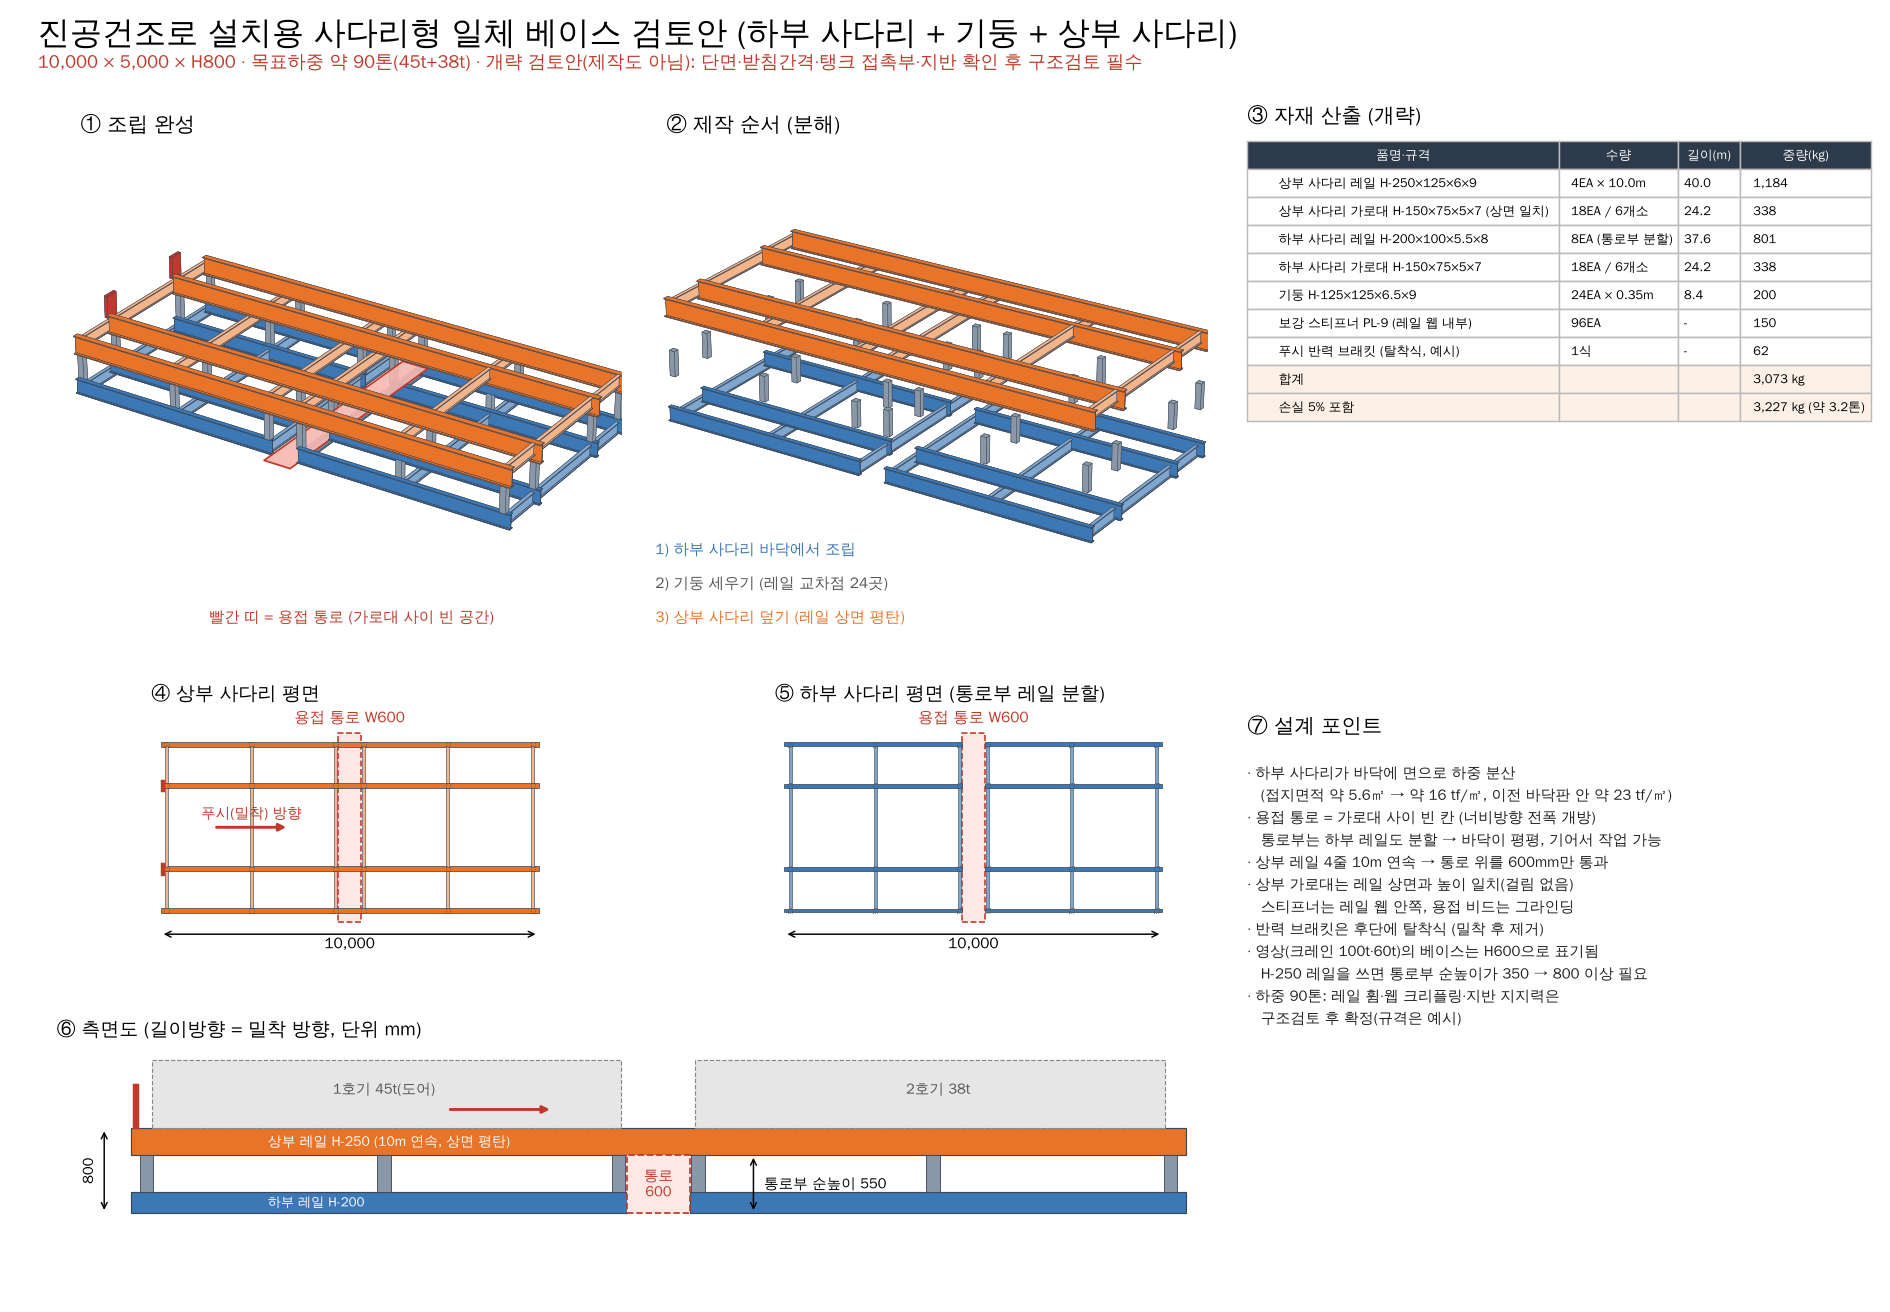

Here is the Python script that generated this plot:
import matplotlib
matplotlib.use("Agg")
import matplotlib.pyplot as plt
from matplotlib import font_manager as fm
from matplotlib.patches import Rectangle
from mpl_toolkits.mplot3d.art3d import Poly3DCollection

for f in fm.findSystemFonts():
    if "wqy" in f.lower():
        fm.fontManager.addfont(f)
plt.rcParams["font.family"] = "WenQuanYi Zen Hei"
plt.rcParams["axes.unicode_minus"] = False

# ---------------- geometry (mm) ----------------
L, W, H = 10000, 5000, 800
RAIL_Y = [300, 1400, 3600, 4700]
LANE = (4700, 5300)                         # weld lane across the width (gap between two rungs)
STA = [150, 2400, 4625, 5375, 7600, 9850]   # rung / column stations (none inside the lane)

TOP_D, TOP_B, TOP_TW, TOP_TF = 250, 125, 6, 9      # top rails  H-250x125x6x9
BOT_D, BOT_B, BOT_TW, BOT_TF = 200, 100, 5.5, 8    # bottom rails H-200x100x5.5x8
RUNG_D, RUNG_B, RUNG_TW, RUNG_TF = 150, 75, 5, 7   # rungs H-150x75x5x7
COL = 125                                          # columns H-125x125x6.5x9

Z_BOT_TOP = BOT_D                 # 200
Z_TOP_BOT = H - TOP_D             # 550  (clear height under top rails)
COL_H = Z_TOP_BOT - Z_BOT_TOP     # 350

BOT_SEG = [(0, LANE[0]), (LANE[1], L)]            # bottom rails are split at the lane
KG = {"top": 29.6, "bot": 21.3, "rung": 14.0, "col": 23.8}

# ---------------- BOM ----------------
bays = [RAIL_Y[1] - RAIL_Y[0] - TOP_B, RAIL_Y[2] - RAIL_Y[1] - TOP_B, RAIL_Y[3] - RAIL_Y[2] - TOP_B]
rung_len_per_sta = sum(bays) / 1000       # m
n_sta = len(STA)
bom = []
m = len(RAIL_Y) * L / 1000
bom.append(("상부 사다리 레일 H-250×125×6×9", f"{len(RAIL_Y)}EA × 10.0m", m, m * KG["top"]))
m = n_sta * rung_len_per_sta
bom.append(("상부 사다리 가로대 H-150×75×5×7 (상면 일치)", f"{n_sta*3}EA / {n_sta}개소", m, m * KG["rung"]))
seg_len = sum(b - a for a, b in BOT_SEG) / 1000
m = len(RAIL_Y) * seg_len
bom.append(("하부 사다리 레일 H-200×100×5.5×8", f"{len(RAIL_Y)*2}EA (통로부 분할)", m, m * KG["bot"]))
m = n_sta * rung_len_per_sta
bom.append(("하부 사다리 가로대 H-150×75×5×7", f"{n_sta*3}EA / {n_sta}개소", m, m * KG["rung"]))
n_col = len(RAIL_Y) * n_sta
m = n_col * COL_H / 1000
bom.append(("기둥 H-125×125×6.5×9", f"{n_col}EA × {COL_H/1000:.2f}m", m, m * KG["col"]))
st = n_col * (2 * 120 * 230 * 9 + 2 * 90 * 184 * 9) * 7.85e-6
bom.append(("보강 스티프너 PL-9 (레일 웹 내부)", f"{n_col*4}EA", None, st))
rb = 2 * 300 * 400 * 25 * 7.85e-6 + 4 * 100 * 300 * 16 * 7.85e-6
bom.append(("푸시 반력 브래킷 (탈착식, 예시)", "1식", None, rb))
total = sum(b[3] for b in bom)
contact = (len(RAIL_Y) * seg_len * BOT_B / 1000 + n_sta * rung_len_per_sta * RUNG_B / 1000)   # m2
print("TOTAL", round(total), "loss5", round(total * 1.05), "contact m2", round(contact, 2), "tf/m2", round(90 / contact, 1))
for b in bom:
    print(b[0], round(b[3]))

ORANGE, STEEL, DARK, RED, BLUE = "#e8742a", "#8a97a6", "#3c4655", "#c0392b", "#3b78b5"

def box(ax, x0, x1, y0, y1, z0, z1, color):
    v = [(x0, y0, z0), (x1, y0, z0), (x1, y1, z0), (x0, y1, z0),
         (x0, y0, z1), (x1, y0, z1), (x1, y1, z1), (x0, y1, z1)]
    faces = [[v[i] for i in f] for f in
             [(0, 1, 2, 3), (4, 5, 6, 7), (0, 1, 5, 4), (2, 3, 7, 6), (1, 2, 6, 5), (0, 3, 7, 4)]]
    ax.add_collection3d(Poly3DCollection(faces, facecolors=color, edgecolors=DARK, linewidths=0.3))

def ibeam_x(ax, x0, x1, yc, z0, z1, b, tf, tw, color):     # beam running along X
    box(ax, x0, x1, yc - b / 2, yc + b / 2, z0, z0 + tf, color)
    box(ax, x0, x1, yc - b / 2, yc + b / 2, z1 - tf, z1, color)
    box(ax, x0, x1, yc - tw / 2, yc + tw / 2, z0 + tf, z1 - tf, color)

def ibeam_y(ax, xc, y0, y1, z0, z1, b, tf, tw, color):     # beam running along Y
    box(ax, xc - b / 2, xc + b / 2, y0, y1, z0, z0 + tf, color)
    box(ax, xc - b / 2, xc + b / 2, y0, y1, z1 - tf, z1, color)
    box(ax, xc - tw / 2, xc + tw / 2, y0, y1, z0 + tf, z1 - tf, color)

def bottom_ladder(ax, dz=0):
    for yc in RAIL_Y:
        for a, b in BOT_SEG:
            ibeam_x(ax, a, b, yc, dz, dz + BOT_D, BOT_B, BOT_TF, BOT_TW, BLUE)
    for xc in STA:
        for k in range(3):
            y0 = RAIL_Y[k] + (BOT_B / 2 if k != 1 else TOP_B / 2 + 0)
            y0 = RAIL_Y[k] + BOT_B / 2
            y1 = RAIL_Y[k + 1] - BOT_B / 2
            ibeam_y(ax, xc, y0, y1, dz, dz + RUNG_D, RUNG_B, RUNG_TF, RUNG_TW, "#7fa6cf")

def columns(ax, dz=0):
    for xc in STA:
        for yc in RAIL_Y:
            box(ax, xc - COL / 2, xc + COL / 2, yc - COL / 2, yc + COL / 2, dz + Z_BOT_TOP, dz + Z_TOP_BOT, STEEL)

def top_ladder(ax, dz=0):
    for yc in RAIL_Y:
        ibeam_x(ax, 0, L, yc, dz + Z_TOP_BOT, dz + H, TOP_B, TOP_TF, TOP_TW, ORANGE)
    for xc in STA:
        for k in range(3):
            y0 = RAIL_Y[k] + TOP_B / 2
            y1 = RAIL_Y[k + 1] - TOP_B / 2
            ibeam_y(ax, xc, y0, y1, dz + H - RUNG_D, dz + H, RUNG_B, RUNG_TF, RUNG_TW, "#f3b48a")

def setup3d(ax, zmax, elev, azim, zoom=1.0):
    ax.set_xlim(0, L); ax.set_ylim(0, W); ax.set_zlim(0, zmax)
    ax.set_box_aspect((L, W, zmax * 1.6), zoom=zoom)
    ax.view_init(elev=elev, azim=azim)
    ax.set_axis_off()

fig = plt.figure(figsize=(18, 12.5), facecolor="white")
fig.suptitle("진공건조로 설치용 사다리형 일체 베이스 검토안 (하부 사다리 + 기둥 + 상부 사다리)", fontsize=22, fontweight="bold", x=0.02, ha="left", y=0.986)
fig.text(0.02, 0.948, "10,000 × 5,000 × H800 · 목표하중 약 90톤(45t+38t) · 개략 검토안(제작도 아님): 단면·받침간격·탱크 접촉부·지반 확인 후 구조검토 필수",
         fontsize=12.5, color=RED)

# ---- ① assembled ----
ax = fig.add_axes([-0.04, 0.50, 0.44, 0.43], projection="3d")
bottom_ladder(ax); columns(ax); top_ladder(ax)
ax.add_collection3d(Poly3DCollection([[(LANE[0], 0, 4), (LANE[1], 0, 4), (LANE[1], W, 4), (LANE[0], W, 4)]],
                                     facecolors="#f6b7ae", edgecolors=RED, linewidths=1.2, alpha=0.9))
for _y in (1400, 3600):
    box(ax, 20, 90, _y - 150, _y + 150, H, H + 300, RED)
setup3d(ax, 1300, 27, -57, 1.0)
ax.text2D(0.04, 0.93, "① 조립 완성", transform=ax.transAxes, fontsize=14, fontweight="bold")
ax.text2D(0.52, 0.06, "빨간 띠 = 용접 통로 (가로대 사이 빈 공간)", transform=ax.transAxes, fontsize=10.5, color=RED, ha="center")

# ---- ② exploded ----
ax_e = fig.add_axes([0.33, 0.50, 0.32, 0.43], projection="3d")
bottom_ladder(ax_e, 0); columns(ax_e, 450); top_ladder(ax_e, 900)
setup3d(ax_e, 2000, 24, -57, 1.0)
ax_e.text2D(0.04, 0.93, "② 제작 순서 (분해)", transform=ax_e.transAxes, fontsize=14, fontweight="bold")
ax_e.text2D(0.02, 0.18, "1) 하부 사다리 바닥에서 조립", transform=ax_e.transAxes, fontsize=10.5, color=BLUE)
ax_e.text2D(0.02, 0.12, "2) 기둥 세우기 (레일 교차점 24곳)", transform=ax_e.transAxes, fontsize=10.5, color="#555")
ax_e.text2D(0.02, 0.06, "3) 상부 사다리 덮기 (레일 상면 평탄)", transform=ax_e.transAxes, fontsize=10.5, color=ORANGE)

# ---- ③ BOM ----
ax4 = fig.add_axes([0.66, 0.50, 0.33, 0.40]); ax4.axis("off")
ax4.set_title("③ 자재 산출 (개략)", loc="left", fontsize=14, fontweight="bold")
rows = [[b[0], b[1], "-" if b[2] is None else f"{b[2]:.1f}", f"{b[3]:,.0f}"] for b in bom]
rows.append(["합계", "", "", f"{total:,.0f} kg"])
rows.append(["손실 5% 포함", "", "", f"{total*1.05:,.0f} kg (약 {total*1.05/1000:.1f}톤)"])
tb = ax4.table(cellText=rows, colLabels=["품명·규격", "수량", "길이(m)", "중량(kg)"], loc="upper center",
               cellLoc="left", colWidths=[0.50, 0.19, 0.10, 0.21])
tb.auto_set_font_size(False); tb.set_fontsize(8.8); tb.scale(1, 1.6)
for (r, c), cell in tb.get_celld().items():
    cell.set_edgecolor("#bbb")
    if r == 0:
        cell.set_facecolor("#2c3a4a"); cell.get_text().set_color("white")
    elif r >= len(rows) - 1:
        cell.set_facecolor("#fdf0e6"); cell.get_text().set_fontweight("bold")

# ---- plans ----
def plan(rect, title, kind):
    a = fig.add_axes(rect)
    a.set_title(title, loc="left", fontsize=13, fontweight="bold")
    a.add_patch(Rectangle((LANE[0], 0), LANE[1] - LANE[0], W, fc="#fde8e4", ec=RED, lw=1.1, ls="--"))
    if kind == "top":
        for yc in RAIL_Y:
            a.add_patch(Rectangle((0, yc - TOP_B / 2), L, TOP_B, fc=ORANGE, ec=DARK, lw=0.5))
    else:
        for yc in RAIL_Y:
            for s, e in BOT_SEG:
                a.add_patch(Rectangle((s, yc - BOT_B / 2), e - s, BOT_B, fc=BLUE, ec=DARK, lw=0.5))
    for xc in STA:
        for k in range(3):
            y0 = RAIL_Y[k] + 60; y1 = RAIL_Y[k + 1] - 60
            a.add_patch(Rectangle((xc - RUNG_B / 2, y0), RUNG_B, y1 - y0,
                                  fc="#f3b48a" if kind == "top" else "#7fa6cf", ec=DARK, lw=0.4))
        for yc in RAIL_Y:
            a.add_patch(Rectangle((xc - COL / 2, yc - COL / 2), COL, COL, fc="none", ec=DARK, lw=0.5, ls=":"))
    if kind == "top":
        for _y in (1400, 3600):
            a.add_patch(Rectangle((20, _y - 150), 70, 300, fc=RED, ec=RED))
        a.annotate("", xy=(3400, 2500), xytext=(1400, 2500), arrowprops=dict(arrowstyle="-|>", color=RED, lw=2))
        a.text(2400, 2750, "푸시(밀착) 방향", ha="center", fontsize=10, color=RED)
    a.text(5000, W + 280, "용접 통로 W600", ha="center", fontsize=10.5, color=RED)
    a.annotate("", xy=(0, -330), xytext=(L, -330), arrowprops=dict(arrowstyle="<->"))
    a.text(L / 2, -700, "10,000", ha="center", fontsize=10.5)
    a.set_xlim(-250, L + 250); a.set_ylim(-950, W + 650)
    a.set_aspect("equal"); a.axis("off")

plan([0.03, 0.27, 0.31, 0.19], "④ 상부 사다리 평면", "top")
plan([0.36, 0.27, 0.31, 0.19], "⑤ 하부 사다리 평면 (통로부 레일 분할)", "bot")

# ---- elevation ----
a3 = fig.add_axes([0.03, 0.035, 0.62, 0.20])
a3.set_title("⑥ 측면도 (길이방향 = 밀착 방향, 단위 mm)", loc="left", fontsize=13, fontweight="bold")
a3.add_patch(Rectangle((0, Z_TOP_BOT), L, TOP_D, fc=ORANGE, ec=DARK, lw=0.8))
a3.text(1300, Z_TOP_BOT + TOP_D / 2, "상부 레일 H-250 (10m 연속, 상면 평탄)", va="center", fontsize=9.5, color="white")
for s, e in BOT_SEG:
    a3.add_patch(Rectangle((s, 0), e - s, BOT_D, fc=BLUE, ec=DARK, lw=0.8))
a3.text(1300, BOT_D / 2, "하부 레일 H-200", va="center", fontsize=9, color="white")
for xc in STA:
    a3.add_patch(Rectangle((xc - COL / 2, Z_BOT_TOP), COL, COL_H, fc=STEEL, ec=DARK, lw=0.6))
a3.add_patch(Rectangle((LANE[0], 0), LANE[1] - LANE[0], Z_TOP_BOT, fc="#fde8e4", ec=RED, lw=1.2, ls="--"))
a3.text(5000, Z_TOP_BOT / 2, "통로\n600", ha="center", va="center", fontsize=10, color=RED)
a3.annotate("", xy=(5900, 0), xytext=(5900, Z_TOP_BOT), arrowprops=dict(arrowstyle="<->"))
a3.text(6000, Z_TOP_BOT / 2, "통로부 순높이 550", va="center", fontsize=10)
a3.annotate("", xy=(-250, 0), xytext=(-250, H), arrowprops=dict(arrowstyle="<->"))
a3.text(-330, H / 2, "800", rotation=90, ha="right", va="center", fontsize=10)
a3.add_patch(Rectangle((200, H), LANE[0] - 250, 650, fc="#e6e6e6", ec="#888", lw=0.8, ls="--"))
a3.add_patch(Rectangle((LANE[1] + 50, H), L - LANE[1] - 250, 650, fc="#e6e6e6", ec="#888", lw=0.8, ls="--"))
a3.text(2400, H + 330, "1호기 45t(도어)", ha="center", fontsize=10, color="#555")
a3.text(7650, H + 330, "2호기 38t", ha="center", fontsize=10, color="#555")
a3.add_patch(Rectangle((20, H), 50, 420, fc=RED, ec=RED))
a3.annotate("", xy=(4000, H + 180), xytext=(3000, H + 180), arrowprops=dict(arrowstyle="-|>", color=RED, lw=2))
a3.set_xlim(-700, L + 400); a3.set_ylim(-120, H + 800)
a3.set_aspect("equal"); a3.axis("off")

# ---- notes ----
a5 = fig.add_axes([0.66, 0.035, 0.33, 0.40]); a5.axis("off")
a5.set_title("⑦ 설계 포인트", loc="left", fontsize=14, fontweight="bold")
a5.text(0.0, 0.96,
        "· 하부 사다리가 바닥에 면으로 하중 분산\n"
        f"   (접지면적 약 {contact:.1f}㎡ → 약 {90/contact:.0f} tf/㎡, 이전 바닥판 안 약 23 tf/㎡)\n"
        "· 용접 통로 = 가로대 사이 빈 칸 (너비방향 전폭 개방)\n"
        "   통로부는 하부 레일도 분할 → 바닥이 평평, 기어서 작업 가능\n"
        "· 상부 레일 4줄 10m 연속 → 통로 위를 600mm만 통과\n"
        "· 상부 가로대는 레일 상면과 높이 일치(걸림 없음)\n"
        "   스티프너는 레일 웹 안쪽, 용접 비드는 그라인딩\n"
        "· 반력 브래킷은 후단에 탈착식 (밀착 후 제거)\n"
        "· 영상(크레인 100t·60t)의 베이스는 H600으로 표기됨\n"
        "   H-250 레일을 쓰면 통로부 순높이가 350 → 800 이상 필요\n"
        "· 하중 90톤: 레일 휨·웹 크리플링·지반 지지력은\n"
        "   구조검토 후 확정(규격은 예시)",
        fontsize=10.2, va="top", color="#222", linespacing=1.5)

out = __import__('os').path.join(__import__('os').path.dirname(__import__('os').path.abspath(__file__)), 'base_ladder_v3.png')
fig.savefig(out, dpi=105, facecolor="white")
print("saved", out)
